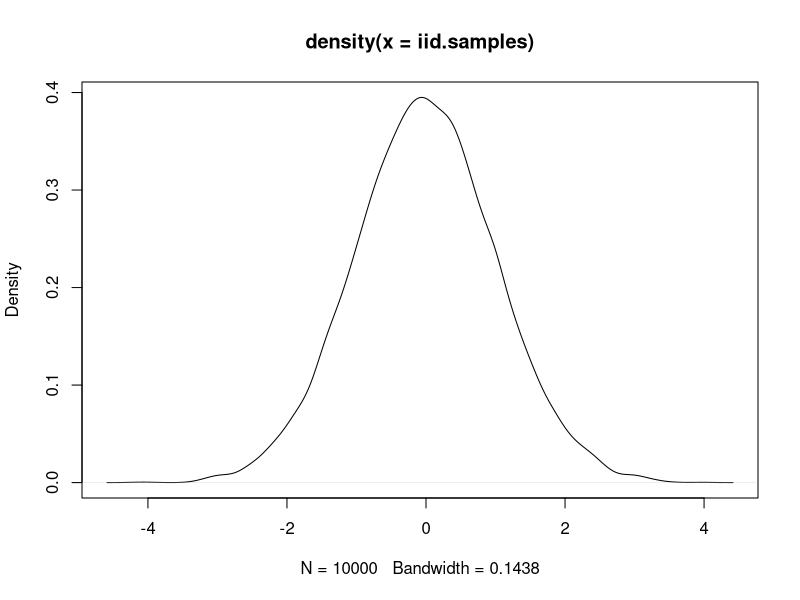
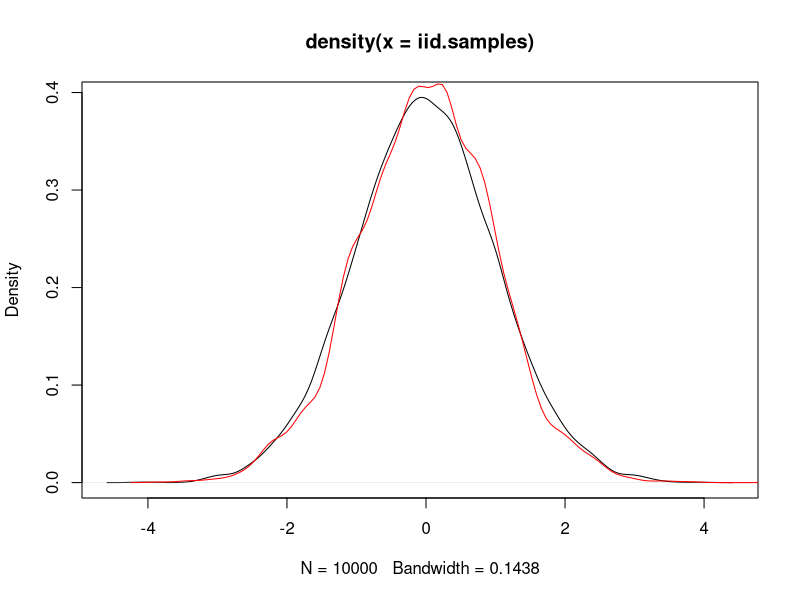
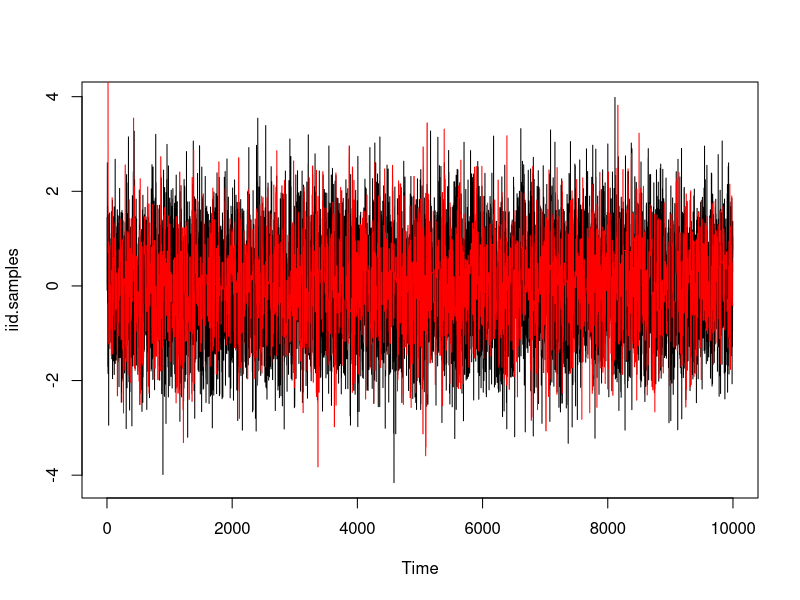

These charts were generated, in order, by the following R code:
# Implementing a toy problem using Metropolois-Hastings Algorithm
set.seed(42)
##############################
# Problem : We want to run the MH algorithm to sample from a t dist.

N <- 1e4
k <- 73
iid.samples <- rt(n = N, df = k)
plot(density(iid.samples))

# Density function is dt

##############################


##############################
# Solution : 
t_mh <- function(N = 1e3, k, h){
  
  out.vect <- numeric(length = N)
  acc.prob <- 0
  out.vect[1] <- 30
  
  for(t in 2:N){
    prop.curr <- rnorm(1,out.vect[t-1],sqrt(h))
    
    alpha <- dt(prop.curr, k)/dt(out.vect[t-1],k)
    
    U.curr <- runif(1)
    if(U.curr <= alpha){
      out.vect[t] <- prop.curr
      acc.prob <- acc.prob + 1
    }
    else{
      out.vect[t] <- out.vect[t-1]
    }
  }
  
  print(acc.prob/N)
  return(out.vect)
}

chain <- t_mh(N,k,20)
plot(density(iid.samples))
lines(density(chain), col = "red")

plot.ts(iid.samples)
lines(1:N,chain,col = "red")
##############################